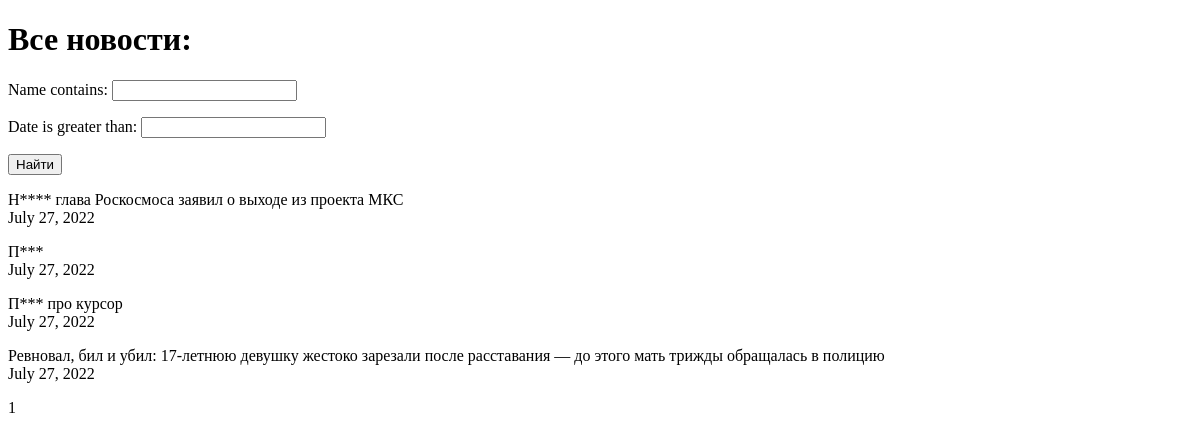
Page /news/search/ on the earlier database version.
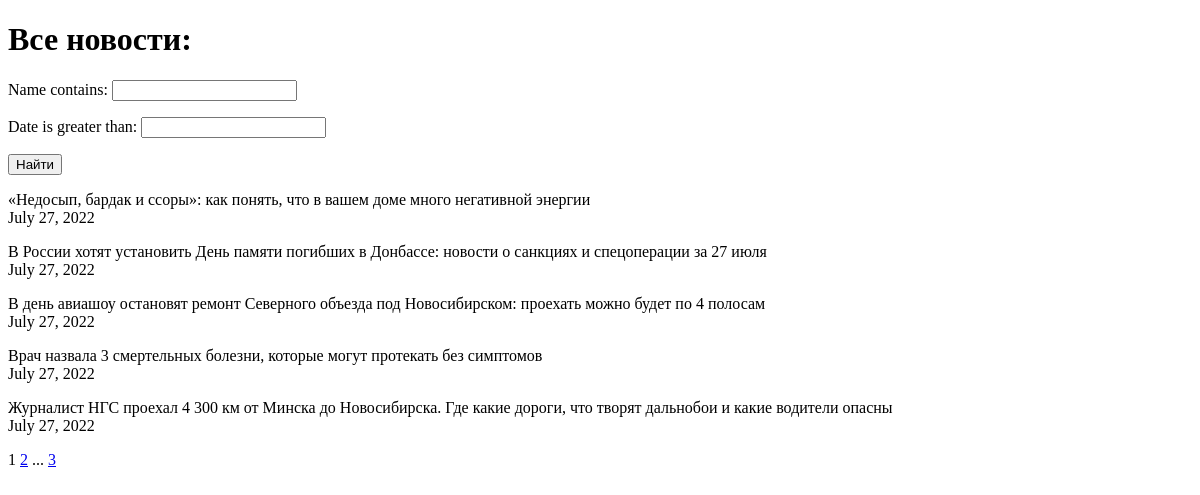
Same page on the later database version.
### news/models.py (models this page shows, shortened)
class Post(models.Model):
    article = 'AT'
    news = 'NS'
    name = models.CharField(max_length=255, unique=True)
    text = models.TextField()
    rating = models.IntegerField(default=0)
    date = models.DateField(auto_now_add=True)
    choice = models.CharField(max_length=2, choices=CAT, default=article)
    author = models.ForeignKey(Author, on_delete=models.CASCADE)
    categories = models.ManyToManyField(Category, through='PostCategory')

### news/views.py (the view)
# urls.py: path('search/', PostsListSearch.as_view(), name='post_search'),
class PostsListSearch(ListView):
    model = Post
    ordering = 'name'
    template_name = 'search.html'
    context_object_name = 'news'
    paginate_by = 5
    def get_queryset(self):
        queryset = super().get_queryset()
        self.filterset = PostFilter(self.request.GET, queryset)
        return self.filterset.qs
    def get_context_data(self, **kwargs):
        context = super().get_context_data(**kwargs)
        context['filterset'] = self.filterset
        return context

### news/templatetags/custom_filters.py (called while the page is built)
@register.filter()
def censor(text):
    for word in STOP_WORDS:
        text = text.replace(word, word[0] + ('*' * (len(word) - 1)))
    return f'{text}'

### news/templatetags/custom_tags.py (called while the page is built)
@register.simple_tag(takes_context=True)
def url_replace(context, **kwargs):
   d = context['request'].GET.copy()
   for k, v in kwargs.items():
       d[k] = v
   return d.urlencode()

### templates/search.html (shortened to what this page needs)
{% extends 'flatpages/default.html' %}
{% load custom_filters %}
{% load custom_tags %}
{% block content %}
<h1>Все новости:</h1>
   <form action="" method="get">
       {{ filterset.form.as_p }}
       <input type="submit" value="Найти" />
   </form>
{% for post in news %}
<p>{{ post.name | censor }}<br>{{ post.date }}</p>
{% endfor %}
   {{ page_obj.number }}
   {% if page_obj.has_next %}
       <a href="?{% url_replace page=page_obj.next_page_number %}">{{ page_obj.next_page_number }}</a>
       {% if paginator.num_pages != page_obj.next_page_number %}
           ...
           <a href="?{% url_replace page=page_obj.paginator.num_pages %}">{{ page_obj.paginator.num_pages }}</a>
       {% endif %}
   {% endif %}
{% endblock content %}

Differences in the rows shown:
no longer on this page (row unchanged): Post: name|censor "Н**** глава Роскосмоса заявил о выходе из проекта МКС", date "July 27, 2022"
no longer on this page (row unchanged): Post: name|censor "П***", date "July 27, 2022"
no longer on this page (row unchanged): Post: name|censor "П*** про курсор", date "July 27, 2022"
no longer on this page (row edited): Post: name|censor "Ревновал, бил и убил: 17-летнюю девушку жестоко зарезали после расставания — до этого мать трижды обращалась в полицию", date "July 27, 2022"
added Post: name|censor "«Недосып, бардак и ссоры»: как понять, что в вашем доме много негативной энергии", date "July 27, 2022"
added Post: name|censor "В России хотят установить День памяти погибших в Донбассе: новости о санкциях и спецоперации за 27 июля", date "July 27, 2022"
added Post: name|censor "В день авиашоу остановят ремонт Северного объезда под Новосибирском: проехать можно будет по 4 полосам", date "July 27, 2022"
added Post: name|censor "Врач назвала 3 смертельных болезни, которые могут протекать без симптомов", date "July 27, 2022"
added Post: name|censor "Журналист НГС проехал 4 300 км от Минска до Новосибирска. Где какие дороги, что творят дальнобои и какие водители опасны", date "July 27, 2022"
Other differences:
{{ page_obj.next_page_number }}: (not shown) → "2"
{{ page_obj.paginator.num_pages }}: (not shown) → "3"
